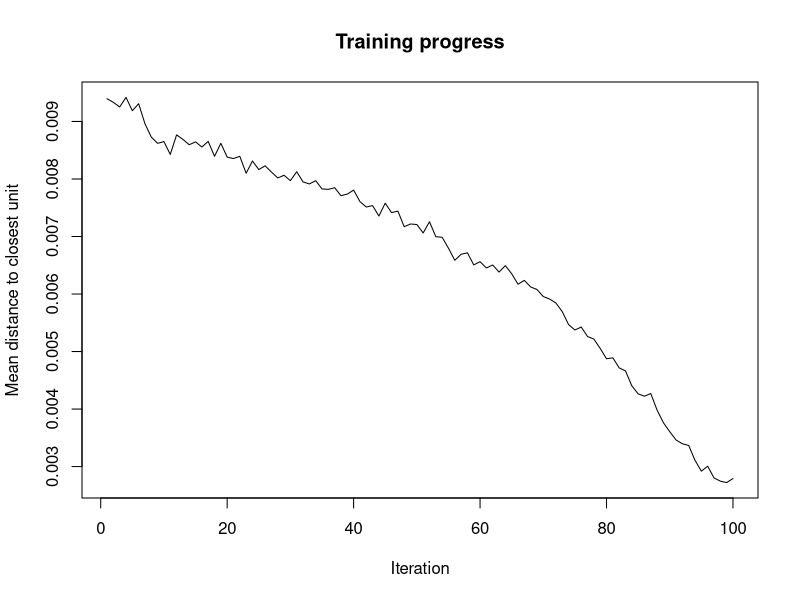
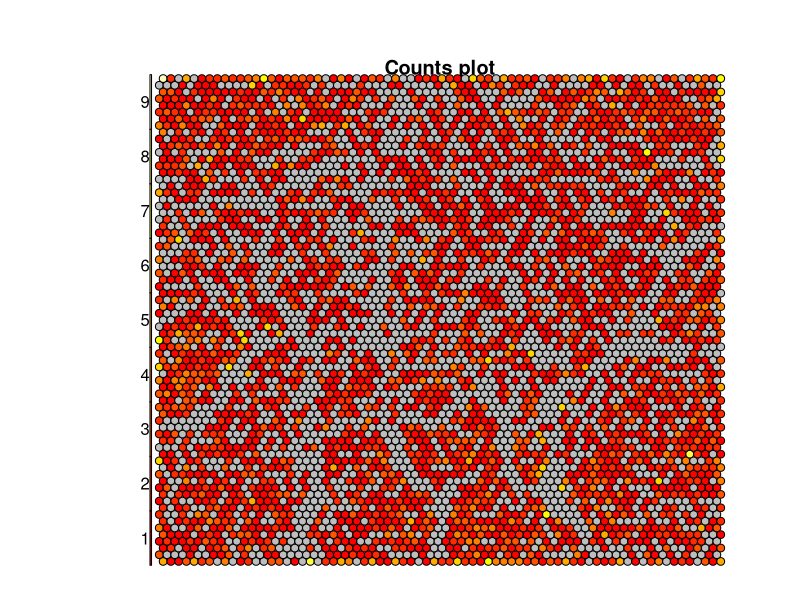
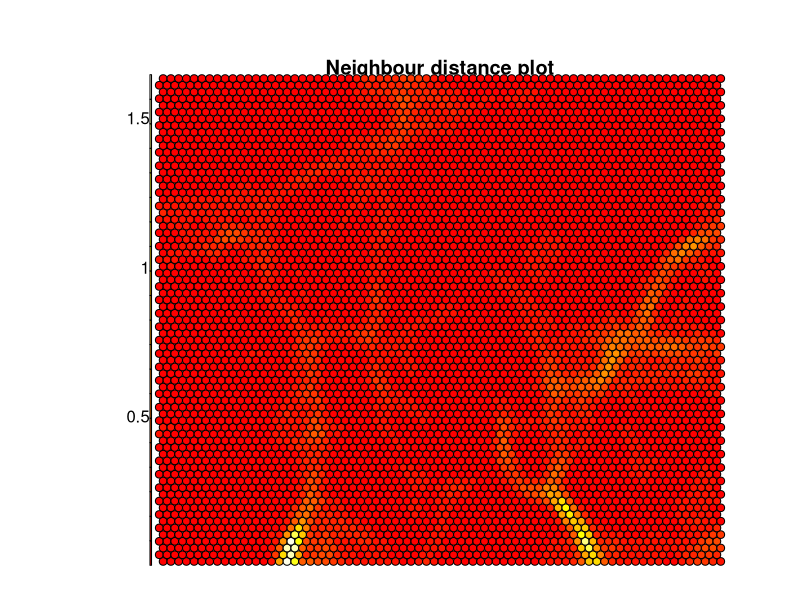
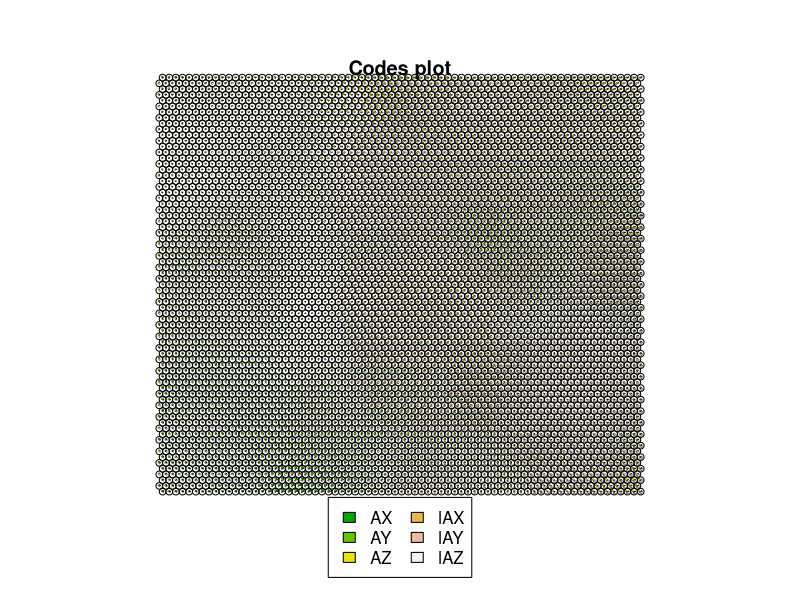
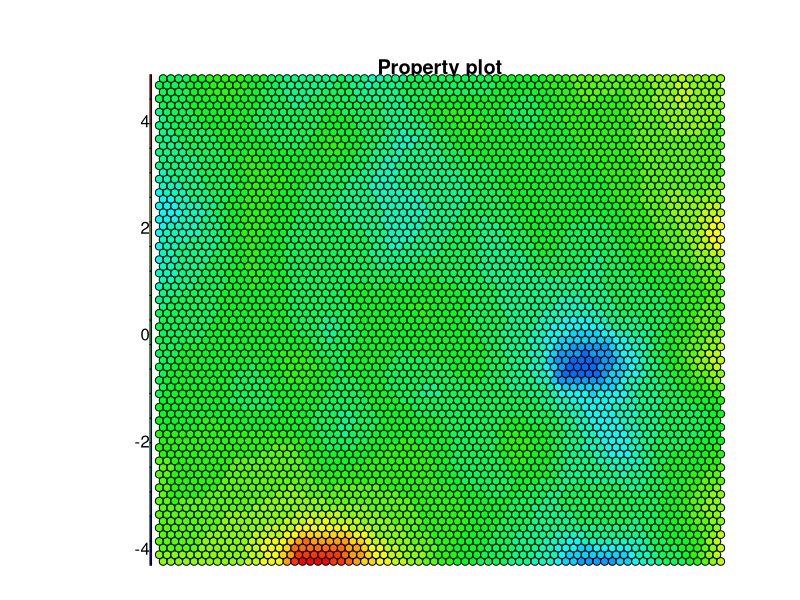

These figures' R source, in order: (Note: this script raises an error after producing the figures.)
# input Stata file
#library(foreign)
#mydata <- read.dta("bangla.dta")

#library(haven)
#data <- read_dta('bangla.dta')

#library(readstata13)
#tempdata <- read.dta13('bangla.dta')

#library(readxl)
#library(tseries)
my_data <- read.csv("GyroLinearAcceleration-2019-1-6-6-12-38.csv")
#arma(my_data, order = c(1, 1), lag = NULL, coef = NULL, include.intercept = TRUE, series = NULL, qr.tol = 1e-07)

# Load the kohonen package 
require(kohonen)

# Create a training data set (rows are samples, columns are variables
# Here I am selecting a subset of my variables available in "data"
data_train <- my_data[, c(3,4,5,6,7,8)]

# Change the data frame with training data to a matrix
# Also center and scale all variables to give them equal importance during
# the SOM training process. 
data_train_matrix <- as.matrix(scale(data_train))

# Create the SOM Grid - you generally have to specify the size of the 
# training grid prior to training the SOM. Hexagonal and Circular 
# topologies are possible
som_grid <- somgrid(xdim = 73, ydim=73, topo="hexagonal")

# Finally, train the SOM, options for the number of iterations,
# the learning rates, and the neighbourhood are available
som_model <- som(data_train_matrix, grid=som_grid, rlen=100, alpha=c(0.05,0.01), keep.data = TRUE)


plot(som_model, type="changes")
plot(som_model, type="count")
plot(som_model, type="dist.neighbours")
plot(som_model, type="codes")
coolBlueHotRed <- function(n, alpha = 1) {rainbow(n, end=4/6, alpha=alpha)[n:1]}
plot(som_model, type = "property", property = som_model$codes[[1]], main=names(som_model$data)[1:5329,1:6], palette.name=coolBlueHotRed)


var <- 6 #define the variable to plot 
var_unscaled <- aggregate(as.numeric(data_train[,var]), by=list(som_model$unit.classif), FUN=mean, simplify=TRUE)[,6] 
plot(som_model, type = "property", property=var_unscaled, main=names(data_train)[var], palette.name=coolBlueHotRed)



mydata <- som_model$codes[[1]] 
wss <- (nrow(mydata)-1)*sum(apply(mydata,2,var)) 
for (i in 2:15) {
  wss[i] <- sum(kmeans(mydata, centers=i)$withinss)
}
plot(wss)

## use hierarchical clustering to cluster the codebook vectors
som_cluster <- cutree(hclust(dist(som_model$codes[[1]])), 6)
# plot these results:
pretty_palette <- c("#1f77b4","#ff7f0e","#2ca02c", "#d62728","#9467bd","#8c564b","#e377c2")
plot(som_model, type="mapping", bgcol = pretty_palette[som_cluster], main = "Clusters") 
add.cluster.boundaries(som_model, som_cluster)


# newdata <- read.csv("RMSE.csv")
